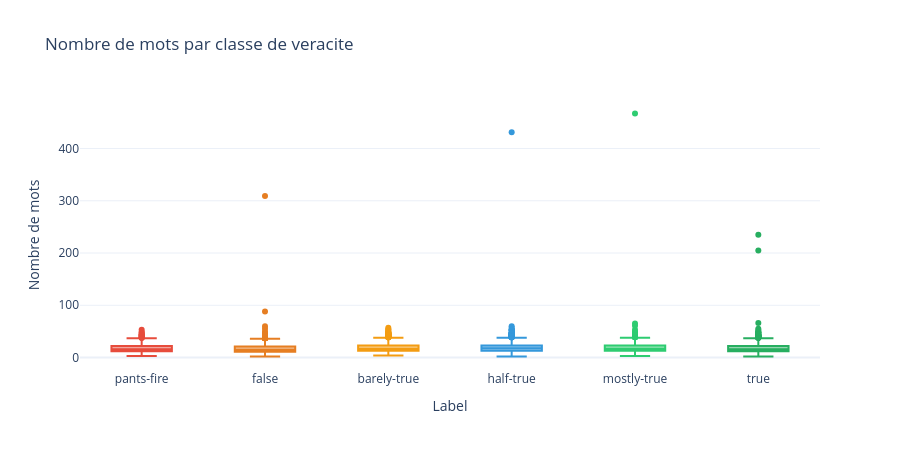

Notebook source saved alongside this figure:
### Code cell
# Box plot : nombre de mots par label (6 classes)
fig = px.box(
    df, x="label", y="n_words", color="label",
    category_orders={"label": LABEL_ORDER},
    color_discrete_sequence=COLORS_6,
    title="Nombre de mots par classe de veracite",
    labels={"n_words": "Nombre de mots", "label": "Label"},
)
fig.update_layout(showlegend=False, template="plotly_white", height=450)
fig.show()

# Stats par label
print("\nNombre moyen de mots par label :")
print(df.groupby("label")["n_words"].mean().reindex(LABEL_ORDER).round(1))

### Figure 1 — Plotly figure (JSON) as saved in the notebook; plotly's stock layout.template omitted (floating-point values rounded to 4 significant figures; data arrays with more than 128 entries replaced by an {"elided": "..."} marker saying what was removed)
{"data": [{"alignmentgroup": "True", "hovertemplate": "Label=%{x}<br>Nombre de mots=%{y}<extra></extra>", "legendgroup": "pants-fire", "marker": {"color": "#e74c3c"}, "name": "pants-fire", "notched": false, "offsetgroup": "pants-fire", "orientation": "v", "showlegend": true, "type": "box", "x": {"elided": "1047 str values"}, "x0": " ", "xaxis": "x", "y": {"elided": "1047 int values"}, "y0": " ", "yaxis": "y"}, {"alignmentgroup": "True", "hovertemplate": "Label=%{x}<br>Nombre de mots=%{y}<extra></extra>", "legendgroup": "false", "marker": {"color": "#e67e22"}, "name": "false", "notched": false, "offsetgroup": "false", "orientation": "v", "showlegend": true, "type": "box", "x": {"elided": "2507 str values"}, "x0": " ", "xaxis": "x", "y": {"elided": "2507 int values"}, "y0": " ", "yaxis": "y"}, {"alignmentgroup": "True", "hovertemplate": "Label=%{x}<br>Nombre de mots=%{y}<extra></extra>", "legendgroup": "barely-true", "marker": {"color": "#f39c12"}, "name": "barely-true", "notched": false, "offsetgroup": "barely-true", "orientation": "v", "showlegend": true, "type": "box", "x": {"elided": "2103 str values"}, "x0": " ", "xaxis": "x", "y": {"elided": "2103 int values"}, "y0": " ", "yaxis": "y"}, {"alignmentgroup": "True", "hovertemplate": "Label=%{x}<br>Nombre de mots=%{y}<extra></extra>", "legendgroup": "half-true", "marker": {"color": "#3498db"}, "name": "half-true", "notched": false, "offsetgroup": "half-true", "orientation": "v", "showlegend": true, "type": "box", "x": {"elided": "2627 str values"}, "x0": " ", "xaxis": "x", "y": {"elided": "2627 int values"}, "y0": " ", "yaxis": "y"}, {"alignmentgroup": "True", "hovertemplate": "Label=%{x}<br>Nombre de mots=%{y}<extra></extra>", "legendgroup": "mostly-true", "marker": {"color": "#2ecc71"}, "name": "mostly-true", "notched": false, "offsetgroup": "mostly-true", "orientation": "v", "showlegend": true, "type": "box", "x": {"elided": "2454 str values"}, "x0": " ", "xaxis": "x", "y": {"elided": "2454 int values"}, "y0": " ", "yaxis": "y"}, {"alignmentgroup": "True", "hovertemplate": "Label=%{x}<br>Nombre de mots=%{y}<extra></extra>", "legendgroup": "true", "marker": {"color": "#27ae60"}, "name": "true", "notched": false, "offsetgroup": "true", "orientation": "v", "showlegend": true, "type": "box", "x": {"elided": "2053 str values"}, "x0": " ", "xaxis": "x", "y": {"elided": "2053 int values"}, "y0": " ", "yaxis": "y"}], "layout": {"boxmode": "overlay", "height": 450, "legend": {"title": {"text": "Label"}, "tracegroupgap": 0}, "showlegend": false, "title": {"text": "Nombre de mots par classe de veracite"}, "xaxis": {"anchor": "y", "categoryarray": ["pants-fire", "false", "barely-true", "half-true", "mostly-true", "true"], "categoryorder": "array", "domain": [0, 1], "title": {"text": "Label"}}, "yaxis": {"anchor": "x", "domain": [0, 1], "title": {"text": "Nombre de mots"}}}}
